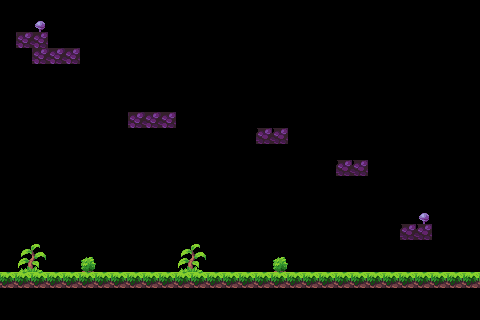

A 2D game scene composited from a Tiled map and its tileset images. What follows is a short description and the map's XML, with every tile layer's data as written:
An orthogonal 30x20 tile map with 16x16 px tiles, 1 tile layer (Tile Layer 1).

<map version="1.10" tiledversion="1.11.2" orientation="orthogonal" renderorder="right-down" width="30" height="20" tilewidth="16" tileheight="16" infinite="0" nextlayerid="2" nextobjectid="1">
 <editorsettings>
  <export format="json" />
 </editorsettings>
 <properties>
  <property name="TextureName" value="Textures\Assets.png" />
 </properties>
 <tileset firstgid="1" source="tilemap.tsx" />
 <layer id="1" name="Tile Layer 1" width="30" height="20">
  <data encoding="csv">
0,0,0,0,0,0,0,0,0,0,0,0,0,0,0,0,0,0,0,0,0,0,0,0,0,0,0,0,0,0,
0,0,93,0,0,0,0,0,0,0,0,0,0,0,0,0,0,0,0,0,0,0,0,0,0,0,0,0,0,0,
0,172,172,0,0,0,0,0,0,0,0,0,0,0,0,0,0,0,0,0,0,0,0,0,0,0,0,0,0,0,
0,0,172,172,172,0,0,0,0,0,0,0,0,0,0,0,0,0,0,0,0,0,0,0,0,0,0,0,0,0,
0,0,0,0,0,0,0,0,0,0,0,0,0,0,0,0,0,0,0,0,0,0,0,0,0,0,0,0,0,0,
0,0,0,0,0,0,0,0,0,0,0,0,0,0,0,0,0,0,0,0,0,0,0,0,0,0,0,0,0,0,
0,0,0,0,0,0,0,0,0,0,0,0,0,0,0,0,0,0,0,0,0,0,0,0,0,0,0,0,0,0,
0,0,0,0,0,0,0,0,172,172,172,0,0,0,0,0,0,0,0,0,0,0,0,0,0,0,0,0,0,0,
0,0,0,0,0,0,0,0,0,0,0,0,0,0,0,0,147,147,0,0,0,0,0,0,0,0,0,0,0,0,
0,0,0,0,0,0,0,0,0,0,0,0,0,0,0,0,0,0,0,0,0,0,0,0,0,0,0,0,0,0,
0,0,0,0,0,0,0,0,0,0,0,0,0,0,0,0,0,0,0,0,0,147,147,0,0,0,0,0,0,0,
0,0,0,0,0,0,0,1,0,0,0,0,0,0,0,0,0,0,0,0,0,0,0,0,0,0,0,0,0,0,
0,0,1,1,26,26,26,26,26,26,26,26,26,26,26,1,0,0,0,0,0,0,0,0,0,0,0,0,0,0,
26,26,26,26,0,26,26,26,1,1,0,0,0,26,26,26,26,26,26,26,1,1,1,1,1,1,93,1,1,1,
0,0,0,26,26,26,26,26,0,0,0,0,6,26,26,26,26,26,26,26,26,26,26,0,0,147,147,0,0,0,
0,17,18,6,6,6,6,6,6,6,6,17,18,6,6,13,26,26,26,26,26,26,26,26,0,0,0,0,0,0,
0,42,43,6,6,64,6,6,6,6,6,42,43,6,6,6,0,64,26,26,26,0,26,26,0,0,0,0,0,0,
4,4,4,4,4,4,4,4,4,4,4,4,4,4,4,4,4,4,4,4,4,4,4,4,4,4,4,4,4,4,
0,0,0,0,0,0,0,0,0,0,0,0,0,0,0,0,0,0,0,0,0,0,0,0,0,0,0,0,0,0,
0,0,0,0,0,0,0,0,0,0,0,0,0,0,0,0,0,0,0,0,0,0,0,0,0,0,0,0,0,0
</data>
 </layer>
</map>
